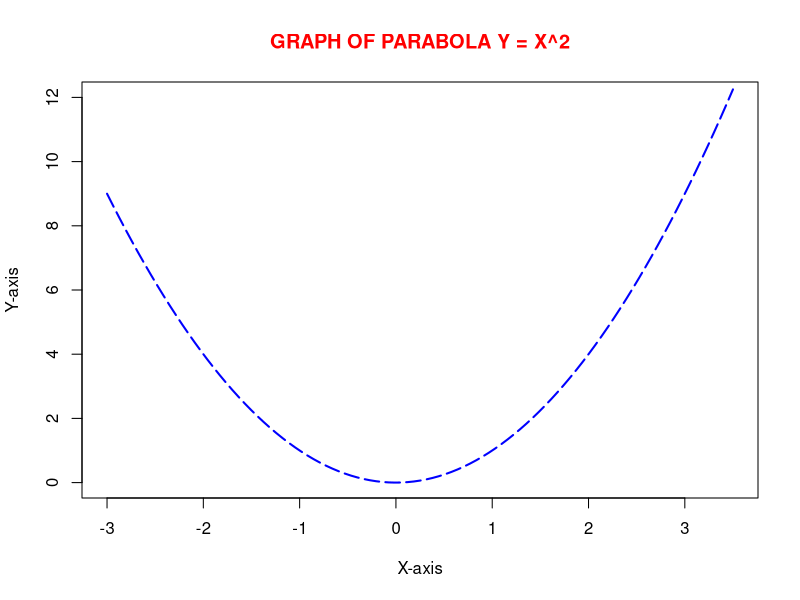

The R script that drew this image:
my.parabola = function(x)(x^2)
my.parabola(3.4)

plot(my.parabola, xlim = range(-3, 3.5), ylim = range(0, 12), col
     = "blue", lty = 5, lwd = 2, xlab = "X-axis", ylab = "Y-axis",
     main = "GRAPH OF PARABOLA Y = X^2", col.main = "red")